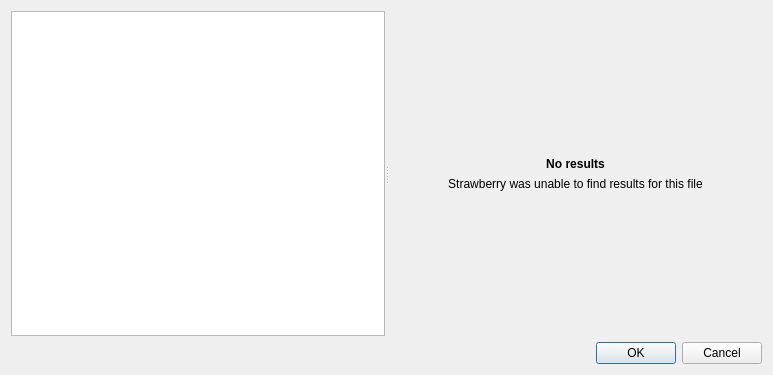
<?xml version="1.0" encoding="UTF-8"?>
<ui version="4.0">
 <class>TrackSelectionDialog</class>
 <widget class="QDialog" name="TrackSelectionDialog">
  <property name="geometry">
   <rect>
    <x>0</x>
    <y>0</y>
    <width>773</width>
    <height>375</height>
   </rect>
  </property>
  <property name="windowTitle">
   <string>Tag fetcher</string>
  </property>
  <property name="windowIcon">
   <iconset resource="../../data/icons.qrc">
    <normaloff>:/icons/64x64/strawberry.png</normaloff>:/icons/64x64/strawberry.png</iconset>
  </property>
  <layout class="QVBoxLayout" name="verticalLayout_3">
   <item>
    <widget class="QSplitter" name="splitter">
     <property name="sizePolicy">
      <sizepolicy hsizetype="Expanding" vsizetype="Expanding">
       <horstretch>0</horstretch>
       <verstretch>0</verstretch>
      </sizepolicy>
     </property>
     <property name="orientation">
      <enum>Qt::Horizontal</enum>
     </property>
     <widget class="QListWidget" name="song_list">
      <property name="uniformItemSizes">
       <bool>true</bool>
      </property>
     </widget>
     <widget class="QStackedWidget" name="stacked_widget">
      <property name="currentIndex">
       <number>1</number>
      </property>
      <widget class="QWidget" name="loading_page">
       <layout class="QVBoxLayout" name="verticalLayout">
        <item>
         <spacer name="spacer_loading_page_top">
          <property name="orientation">
           <enum>Qt::Vertical</enum>
          </property>
          <property name="sizeHint" stdset="0">
           <size>
            <width>20</width>
            <height>133</height>
           </size>
          </property>
         </spacer>
        </item>
        <item>
         <layout class="QHBoxLayout" name="layout_loading_page">
          <item>
           <spacer name="spacer_loading_left">
            <property name="orientation">
             <enum>Qt::Horizontal</enum>
            </property>
            <property name="sizeHint" stdset="0">
             <size>
              <width>40</width>
              <height>20</height>
             </size>
            </property>
           </spacer>
          </item>
          <item>
           <widget class="BusyIndicator" name="progress" native="true"/>
          </item>
          <item>
           <spacer name="spacer_loading_right">
            <property name="orientation">
             <enum>Qt::Horizontal</enum>
            </property>
            <property name="sizeHint" stdset="0">
             <size>
              <width>40</width>
              <height>20</height>
             </size>
            </property>
           </spacer>
          </item>
         </layout>
        </item>
        <item>
         <spacer name="spacer_loading_page_bottom">
          <property name="orientation">
           <enum>Qt::Vertical</enum>
          </property>
          <property name="sizeHint" stdset="0">
           <size>
            <width>20</width>
            <height>133</height>
           </size>
          </property>
         </spacer>
        </item>
       </layout>
      </widget>
      <widget class="QWidget" name="error_page">
       <layout class="QVBoxLayout" name="verticalLayout_4">
        <item>
         <spacer name="spacer_error_page_top">
          <property name="orientation">
           <enum>Qt::Vertical</enum>
          </property>
          <property name="sizeHint" stdset="0">
           <size>
            <width>20</width>
            <height>124</height>
           </size>
          </property>
         </spacer>
        </item>
        <item>
         <widget class="QLabel" name="label_error_title">
          <property name="styleSheet">
           <string notr="true">QLabel { font-weight: bold; }</string>
          </property>
          <property name="text">
           <string>No results</string>
          </property>
          <property name="textFormat">
           <enum>Qt::PlainText</enum>
          </property>
          <property name="alignment">
           <set>Qt::AlignCenter</set>
          </property>
         </widget>
        </item>
        <item>
         <widget class="QLabel" name="label_error_text">
          <property name="text">
           <string>Strawberry was unable to find results for this file</string>
          </property>
          <property name="textFormat">
           <enum>Qt::PlainText</enum>
          </property>
          <property name="alignment">
           <set>Qt::AlignCenter</set>
          </property>
          <property name="wordWrap">
           <bool>true</bool>
          </property>
          <property name="textInteractionFlags">
           <set>Qt::TextSelectableByMouse</set>
          </property>
         </widget>
        </item>
        <item>
         <spacer name="spacer_error_page_bottom">
          <property name="orientation">
           <enum>Qt::Vertical</enum>
          </property>
          <property name="sizeHint" stdset="0">
           <size>
            <width>20</width>
            <height>124</height>
           </size>
          </property>
         </spacer>
        </item>
       </layout>
      </widget>
      <widget class="QWidget" name="results_page">
       <layout class="QVBoxLayout" name="verticalLayout_2">
        <property name="leftMargin">
         <number>0</number>
        </property>
        <property name="topMargin">
         <number>0</number>
        </property>
        <property name="rightMargin">
         <number>0</number>
        </property>
        <property name="bottomMargin">
         <number>0</number>
        </property>
        <item>
         <widget class="QLabel" name="label_result_title">
          <property name="styleSheet">
           <string notr="true">QLabel { font-weight: bold; }</string>
          </property>
          <property name="text">
           <string>Select best possible match</string>
          </property>
         </widget>
        </item>
        <item>
         <widget class="QTreeWidget" name="results">
          <property name="editTriggers">
           <set>QAbstractItemView::DoubleClicked|QAbstractItemView::EditKeyPressed</set>
          </property>
          <property name="rootIsDecorated">
           <bool>false</bool>
          </property>
          <attribute name="headerMinimumSectionSize">
           <number>50</number>
          </attribute>
          <attribute name="headerDefaultSectionSize">
           <number>150</number>
          </attribute>
          <column>
           <property name="text">
            <string>Track</string>
           </property>
          </column>
          <column>
           <property name="text">
            <string>Year</string>
           </property>
          </column>
          <column>
           <property name="text">
            <string>Title</string>
           </property>
          </column>
          <column>
           <property name="text">
            <string>Album artist</string>
           </property>
          </column>
          <column>
           <property name="text">
            <string>Artist</string>
           </property>
          </column>
          <column>
           <property name="text">
            <string>Album</string>
           </property>
          </column>
         </widget>
        </item>
       </layout>
      </widget>
     </widget>
    </widget>
   </item>
   <item>
    <layout class="QHBoxLayout" name="layout_trackselectiondialog">
     <item>
      <widget class="BusyIndicator" name="loading" native="true"/>
     </item>
     <item>
      <widget class="QDialogButtonBox" name="button_box">
       <property name="sizePolicy">
        <sizepolicy hsizetype="Expanding" vsizetype="Preferred">
         <horstretch>0</horstretch>
         <verstretch>0</verstretch>
        </sizepolicy>
       </property>
       <property name="orientation">
        <enum>Qt::Horizontal</enum>
       </property>
       <property name="standardButtons">
        <set>QDialogButtonBox::Cancel|QDialogButtonBox::Ok</set>
       </property>
      </widget>
     </item>
    </layout>
   </item>
  </layout>
 </widget>
 <customwidgets>
  <customwidget>
   <class>BusyIndicator</class>
   <extends>QWidget</extends>
   <header>widgets/busyindicator.h</header>
  </customwidget>
 </customwidgets>
 <resources>
  <include location="../../data/icons.qrc"/>
 </resources>
 <connections>
  <connection>
   <sender>button_box</sender>
   <signal>accepted()</signal>
   <receiver>TrackSelectionDialog</receiver>
   <slot>accept()</slot>
   <hints>
    <hint type="sourcelabel">
     <x>248</x>
     <y>254</y>
    </hint>
    <hint type="destinationlabel">
     <x>157</x>
     <y>274</y>
    </hint>
   </hints>
  </connection>
  <connection>
   <sender>button_box</sender>
   <signal>rejected()</signal>
   <receiver>TrackSelectionDialog</receiver>
   <slot>reject()</slot>
   <hints>
    <hint type="sourcelabel">
     <x>316</x>
     <y>260</y>
    </hint>
    <hint type="destinationlabel">
     <x>286</x>
     <y>274</y>
    </hint>
   </hints>
  </connection>
 </connections>
</ui>
